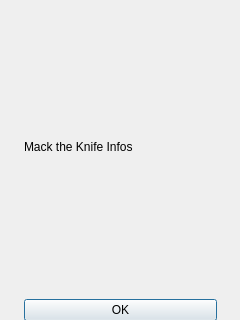
<?xml version="1.0" encoding="UTF-8"?>
<ui version="4.0">
 <class>About</class>
 <widget class="QDialog" name="About">
  <property name="enabled">
   <bool>true</bool>
  </property>
  <property name="geometry">
   <rect>
    <x>0</x>
    <y>0</y>
    <width>240</width>
    <height>320</height>
   </rect>
  </property>
  <property name="windowTitle">
   <string>Dialog</string>
  </property>
  <widget class="QWidget" name="verticalLayoutWidget">
   <property name="geometry">
    <rect>
     <x>0</x>
     <y>0</y>
     <width>241</width>
     <height>321</height>
    </rect>
   </property>
   <layout class="QVBoxLayout" name="verticalLayout">
    <property name="sizeConstraint">
     <enum>QLayout::SetMinAndMaxSize</enum>
    </property>
    <property name="leftMargin">
     <number>24</number>
    </property>
    <property name="rightMargin">
     <number>24</number>
    </property>
    <item>
     <widget class="QLabel" name="About_Info_Text">
      <property name="text">
       <string>Mack the Knife Infos</string>
      </property>
     </widget>
    </item>
    <item>
     <widget class="QPushButton" name="pushButton">
      <property name="text">
       <string>OK</string>
      </property>
     </widget>
    </item>
   </layout>
  </widget>
 </widget>
 <resources/>
 <connections/>
</ui>
